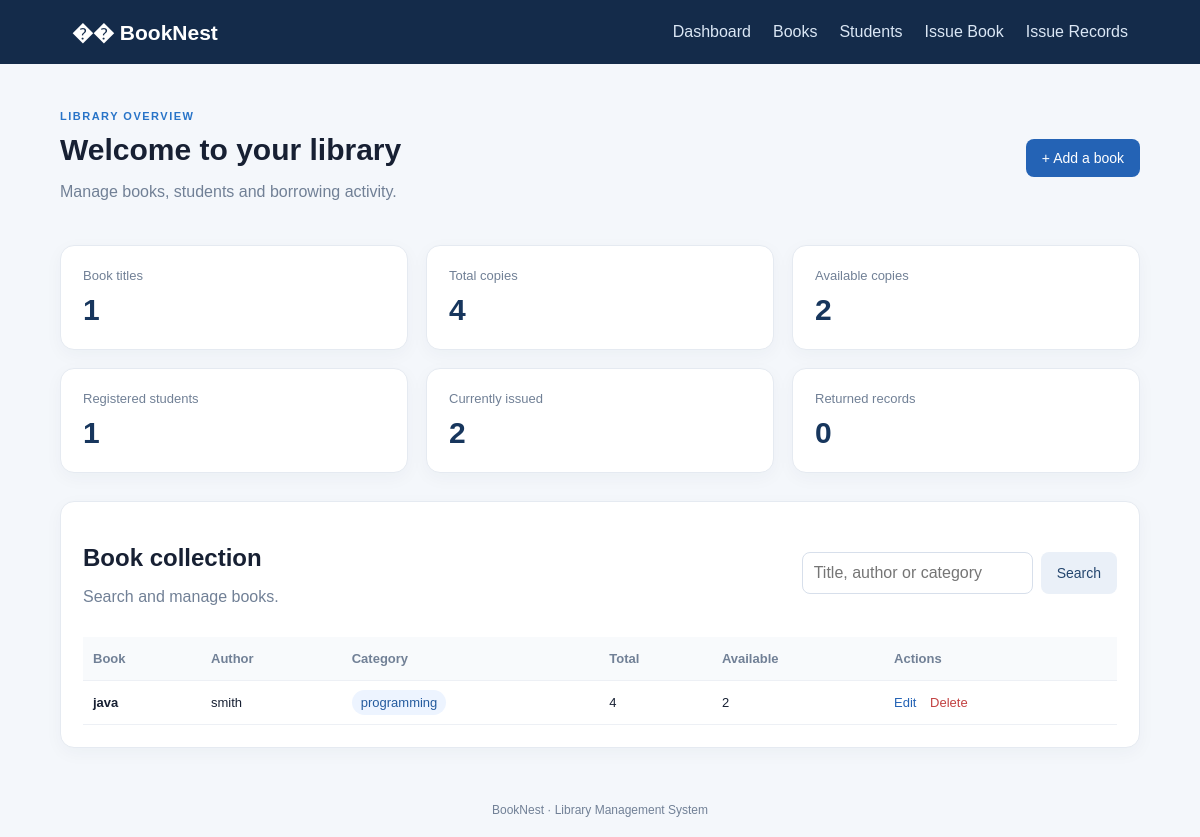
The page / on the database its author committed.
### tables this page shows
CREATE TABLE books (
                book_id INTEGER PRIMARY KEY AUTOINCREMENT,
                title TEXT NOT NULL,
                author TEXT NOT NULL,
                category TEXT NOT NULL,
                quantity INTEGER NOT NULL CHECK(quantity >= 0),
                available INTEGER NOT NULL CHECK(available >= 0)
            );

### app.py (the view)
@app.route("/")
def home():
    summary = db.get_summary()
    books = db.get_books()
    return render_template(
        "index.html",
        books=books,
        summary=summary,
        query=""
    )

### database.py (called while the page is built)
def get_connection():
    conn = sqlite3.connect(DB_PATH)
    conn.row_factory = sqlite3.Row
    conn.execute("PRAGMA foreign_keys = ON")
    return conn

def get_books():
    with get_connection() as conn:
        return conn.execute(
            "SELECT * FROM books ORDER BY book_id DESC"
        ).fetchall()

def get_summary():
    with get_connection() as conn:
        books = conn.execute("""
            SELECT COUNT(*) AS titles,
            COALESCE(SUM(quantity), 0) AS copies,
            COALESCE(SUM(available), 0) AS available
            FROM books
        """).fetchone()
        students = conn.execute(
            "SELECT COUNT(*) FROM students"
        ).fetchone()[0]
        issued = conn.execute(
            "SELECT COUNT(*) FROM issue_records WHERE status = 'Issued'"
        ).fetchone()[0]
        returned = conn.execute(
            "SELECT COUNT(*) FROM issue_records WHERE status = 'Returned'"
        ).fetchone()[0]
        return {
            "titles": books["titles"],
            "copies": books["copies"],
            "available": books["available"],
            "students": students,
            "issued": issued,
            "returned": returned
        }

### templates/index.html (shortened to what this page needs)
{% extends "base.html" %}
{% block content %}
    <section class="welcome">
        <div>
            <p class="eyebrow">LIBRARY OVERVIEW</p>
            <h1>Welcome to your library</h1>
            <p class="muted">Manage books, students and borrowing activity.</p>
        </div>
        <a class="button" href="{{ url_for('add_book') }}">+ Add a book</a>
    </section>
    <section class="stats">
        <div class="stat-card">
            <span>Book titles</span>
            <strong>{{ summary.titles }}</strong>
        </div>
        <div class="stat-card">
            <span>Total copies</span>
            <strong>{{ summary.copies }}</strong>
        </div>
        <div class="stat-card">
            <span>Available copies</span>
            <strong>{{ summary.available }}</strong>
        </div>
        <div class="stat-card">
            <span>Registered students</span>
            <strong>{{ summary.students }}</strong>
        </div>
        <div class="stat-card">
            <span>Currently issued</span>
            <strong>{{ summary.issued }}</strong>
        </div>
        <div class="stat-card">
            <span>Returned records</span>
            <strong>{{ summary.returned }}</strong>
        </div>
    </section>
    <section class="panel">
        <div class="section-heading">
            <div>
                <h2>Book collection</h2>
                <p class="muted">Search and manage books.</p>
            </div>
            <form class="search-form" action="{{ url_for('view_books') }}" method="GET">
                <input type="search" name="q" placeholder="Title, author or category"
                       value="{{ query }}">
                <button class="button secondary" type="submit">Search</button>
            </form>
        </div>
        {% if books %}
            <div class="table-wrap">
                <table>
                    <thead>
                        <tr>
                            <th>Book</th>
                            <th>Author</th>
                            <th>Category</th>
                            <th>Total</th>
                            <th>Available</th>
                            <th>Actions</th>
                        </tr>
                    </thead>
                    <tbody>
                        {% for book in books %}
                            <tr>
                                <td><strong>{{ book.title }}</strong></td>
                                <td>{{ book.author }}</td>
                                <td><span class="tag">{{ book.category }}</span></td>
                                <td>{{ book.quantity }}</td>
                                <td>{{ book.available }}</td>
                                <td class="actions">
                                    <a href="{{ url_for('edit_book', book_id=book.book_id) }}">Edit</a>
                                    <form method="POST"
                                          action="{{ url_for('delete_book', book_id=book.book_id) }}"
                                          onsubmit="return confirm('Delete this book?');">
                                        <button class="link-danger" type="submit">Delete</button>
                                    </form>
                                </td>
                            </tr>
                        {% endfor %}
                    </tbody>
                </table>
            </div>
        {% else %}
            <div class="empty-state">
                <h3>No books found</h3>
                <p>Add a book or try a different search.</p>
            </div>
        {% endif %}
    </section>
{% endblock %}

### templates/base.html (shortened to what this page needs)
<!DOCTYPE html>
<html lang="en">
<head>
    <link rel="stylesheet" href="{{ url_for('static', filename='style.css') }}">
</head>
<body>
    <nav class="navbar">
        <a class="brand" href="{{ url_for('home') }}">�� BookNest</a>
        <div class="nav-links">
            <a href="{{ url_for('home') }}">Dashboard</a>
            <a href="{{ url_for('view_books') }}">Books</a>
            <a href="{{ url_for('students') }}">Students</a>
            <a href="{{ url_for('issue') }}">Issue Book</a>
            <a href="{{ url_for('issued_books') }}">Issue Records</a>
        </div>
    </nav>
    <main class="container">
        {% block content %}{% endblock %}
    </main>
    <footer>BookNest · Library Management System</footer>
</body>
</html>

### static/style.css (style rules this page uses)
* { box-sizing: border-box; }
body { margin: 0; font-family: Arial, sans-serif; background: #f4f7fb; color: #172033; }
.navbar { background: #142b4a; color: white; padding: 18px 6%; display: flex; justify-content: space-between; align-items: center; gap: 20px; }
.brand { color: white; font-size: 21px; font-weight: bold; text-decoration: none; }
.nav-links { display: flex; gap: 22px; }
.nav-links a { color: #dbe7f5; text-decoration: none; }
.container { width: min(1100px, 90%); margin: 35px auto; min-height: 75vh; }
.welcome, .section-heading { display: flex; justify-content: space-between; align-items: center; gap: 20px; }
h1 { margin: 5px 0; font-size: 30px; }
h2 { margin-bottom: 5px; }
.eyebrow { color: #2874c8; font-size: 11px; font-weight: bold; letter-spacing: 1.5px; }
.muted { color: #718096; }
.stats { display: grid; grid-template-columns: repeat(3, 1fr); gap: 18px; margin: 28px 0; }
.stat-card, .panel, .form-panel { background: white; border: 1px solid #e5eaf1; border-radius: 14px; padding: 22px; box-shadow: 0 5px 18px rgba(25, 45, 75, 0.04); }
.stat-card span { display: block; color: #718096; font-size: 13px; }
.stat-card strong { display: block; font-size: 30px; margin-top: 10px; color: #17365d; }
.button { display: inline-block; background: #2463b5; color: white; border: 0; border-radius: 8px; padding: 11px 16px; text-decoration: none; cursor: pointer; font-size: 14px; }
.button.secondary { background: #eaf0f8; color: #24466e; }
.search-form { display: flex; gap: 8px; }
input { width: 100%; border: 1px solid #d7dfeb; border-radius: 8px; padding: 11px; font: inherit; }
.search-form input { min-width: 210px; }
.table-wrap { overflow-x: auto; }
table { width: 100%; border-collapse: collapse; margin-top: 15px; }
th, td { text-align: left; padding: 14px 10px; border-bottom: 1px solid #edf0f5; font-size: 13px; }
th { color: #718096; background: #f8fafc; }
.tag { background: #edf4ff; color: #245b9e; padding: 5px 9px; border-radius: 20px; }
.actions { white-space: nowrap; }
.actions a, .link-danger { color: #2463b5; text-decoration: none; margin-right: 10px; background: none; border: 0; padding: 0; cursor: pointer; font: inherit; }
.actions form { display: inline; }
.actions .link-danger { color: #c24141; }
footer { text-align: center; padding: 20px; color: #718096; font-size: 12px; }
.stats { grid-template-columns: repeat(3, 1fr); }

### rows shown on the page
books: title "java", author "smith", category "programming", quantity "4", available "2"

### other values the page prints
{{ summary.titles }} "1"
{{ summary.copies }} "4"
{{ summary.available }} "2"
{{ summary.students }} "1"
{{ summary.issued }} "2"
{{ summary.returned }} "0"
